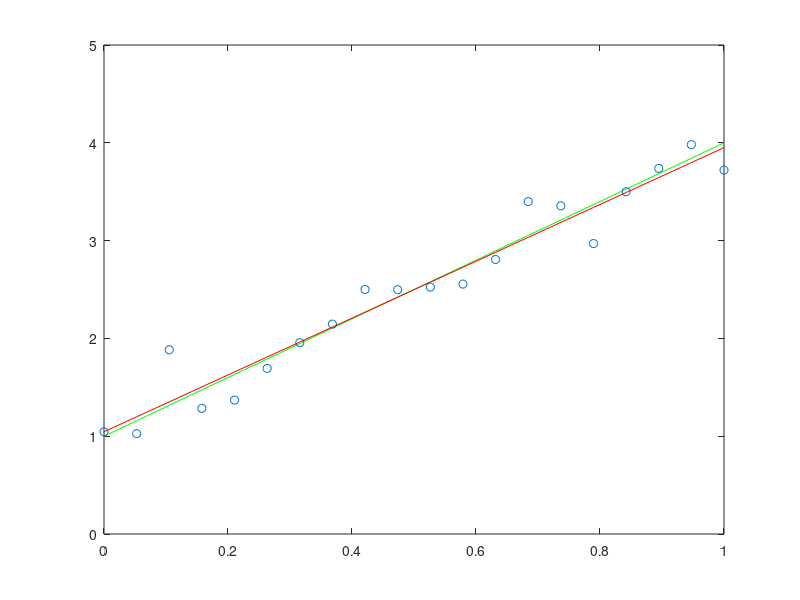

This figure's MATLAB source:
N=20;
x=linspace(0,1,N);
y_real=1+3*x;

noise_mean=0;
noise_var=0.2;
noise=normrnd(noise_mean,noise_var,1,N);

y_measure=y_real+noise;


plot(x,y_real,'g');
axis([0 1 0 5]);
hold on
plot(x,y_measure,'o');

%initial theta
theta=[0,0];

%learning rate
alpha=0.001;

%theta_threshold
theta_thres=0.01;

count=0;

while 1
    
    delta=[0,0];
    for i=1:N
        h=theta(1)+theta(2)*x(i);
        delta(1)=delta(1)+(y_measure(i)-h);
        delta(2)=delta(2)+(y_measure(i)-h)*x(i);
    end
    if delta(1)<theta_thres && delta(2)<theta_thres
        break;
    end
    %disp(delta);
    theta=theta+alpha*delta;
    %disp(count);
    %disp(theta);
end

disp(theta);
y_hypo=theta(1)+theta(2)*x;
plot(x,y_hypo,'r');
hold off
